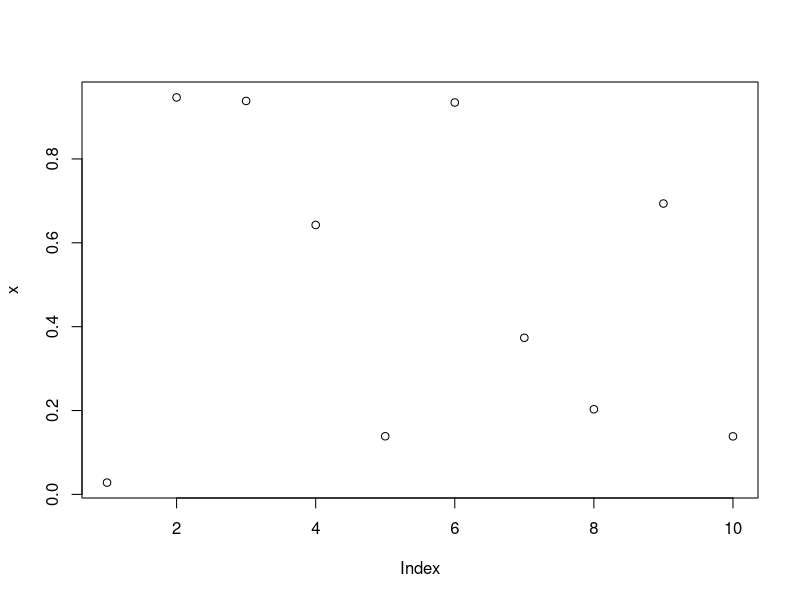

R code for this plot:
# test script

x<-runif(10)
plot(x)
cat("hello everyone!\n")

extra_stuff<-function(x1, x2)
{
    cat("\nextra processing\n\n")
    return(x1+x2)
}
